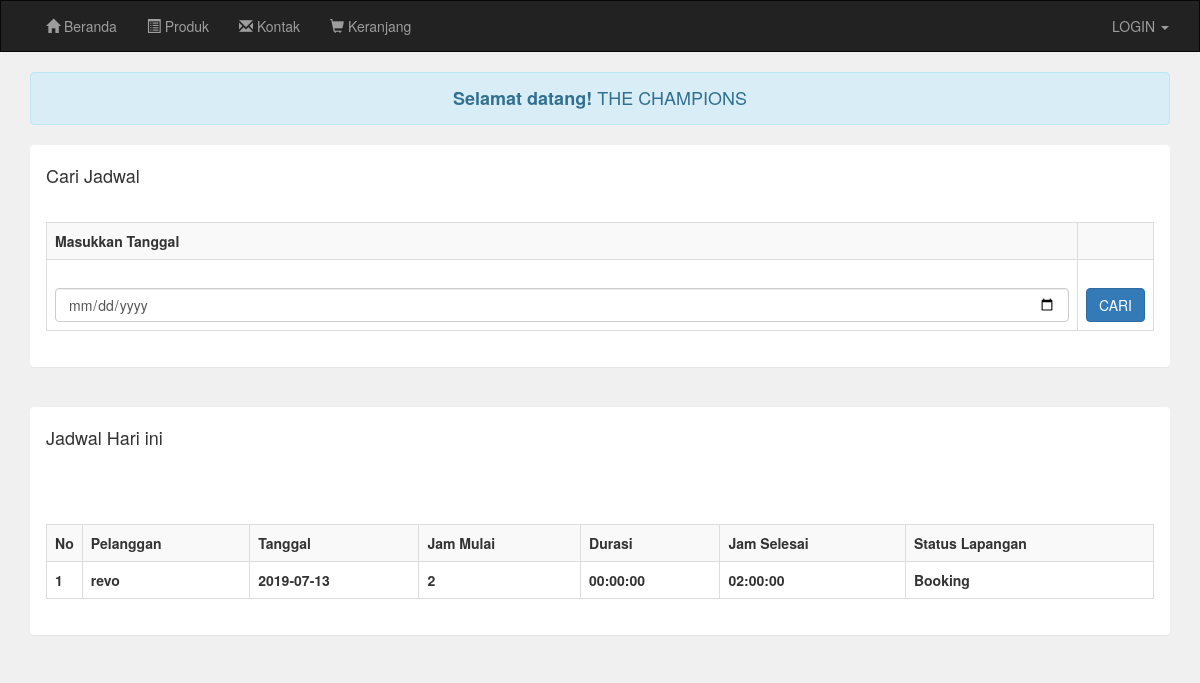
Screenshot of /cari.php?tgl_dari=2019-07-13 with the database file from the repository.
### tables this page shows
CREATE TABLE IF NOT EXISTS `transaksi` (
`transaksi_id` int(11) NOT NULL,
  `transaksi_jam_pemesanan` datetime NOT NULL,
  `transaksi_tgl` date NOT NULL,
  `transaksi_pelanggan` varchar(11) NOT NULL,
  `jam_mulai` time NOT NULL,
  `transaksi_harga` int(11) NOT NULL,
  `transaksi_durasi` int(11) NOT NULL,
  `transaksi_jam_selesai` time NOT NULL,
  `transaksi_status` int(11) NOT NULL,
  `transaksi_lap` int(11) NOT NULL
);

### cari.php (the view, shortened to what this page needs)
<?php include 'header.php'; ?>
<div class="container">
	<div class="alert alert-info text-center">
		<h4 style="margin-bottom: 0px"><b>Selamat datang!</b> THE CHAMPIONS</h4>
	</div>
	<div class="panel">
		<div class="panel-heading">
			<h4>Cari Jadwal</h4>
		</div>
		<div class="panel-body">
			<form action="Cari.php" method="get">
				<table class="table table-bordered table-striped">
					<tr>
						<th>Masukkan Tanggal</th>
						<th width="1%"></th>
					</tr>
					<tr>
						<td>
							<br/>
							<input type="date" name="tgl_dari" class="form-control">
						</td>
						<td>
							<br/>
							<input type="submit" class="btn btn-primary" value="CARI">
						</td>
					</tr>
				</table>
			</form>
		</div>
	</div>
	<br/>
	<?php
	if(isset($_GET['tgl_dari'])){
		$dari = $_GET['tgl_dari'];
		?>
		<div class="panel">
			<div class="panel-heading">
				<h4>Jadwal Hari ini <b>
			</div>
			<div class="panel-body">
				<br/>
				<br/>
				<table class="table table-bordered table-striped">
					<tr>
						<th width="1%">No</th>
						<th>Pelanggan</th>
						<th>Tanggal</th>
						<th>Jam Mulai</th>
						<th>Durasi</th>
						<th>Jam Selesai</th>
						<th>Status Lapangan</th>
					</tr>
					<?php
					include 'koneksi.php';
					$data = mysqli_query($koneksi,"SELECT * FROM transaksi, pelanggan WHERE transaksi.transaksi_pelanggan=pelanggan.pelanggan_nama and date(transaksi_tgl) = '$dari' order by transaksi_id desc");
					$no = 1;
					while($d=mysqli_fetch_array($data)){
						?>
						<tr>
							<td><?php echo $no++; ?></td>
							<td><?php echo $d['transaksi_pelanggan']; ?></td>
							<td><?php echo $d['transaksi_tgl']; ?></td>
							<td><?php echo $d['transaksi_durasi']; ?></td>
							<td><?php echo $d['jam_mulai']; ?></td>
							<td><?php echo $d['transaksi_jam_selesai']; ?></td>
							<td>
							<?php
								if($d['transaksi_lap']=="0"){
									echo "<div>Booking</div>";
								}else if($d['transaksi_lap']=="1"){
									echo "<div>Selesai</div>";
								}
								?>
							</td>
						</tr>
						<?php
					}
					?>
				</table>
			</div>
		</div>
		<?php } ?>
	</div>
<?php include 'footer.php'; ?>

### rows the page displays
transaksi: transaksi_pelanggan "revo", transaksi_tgl "2019-07-13", transaksi_durasi "2", jam_mulai "00:00:00", transaksi_jam_selesai "02:00:00", transaksi_lap "Booking"
